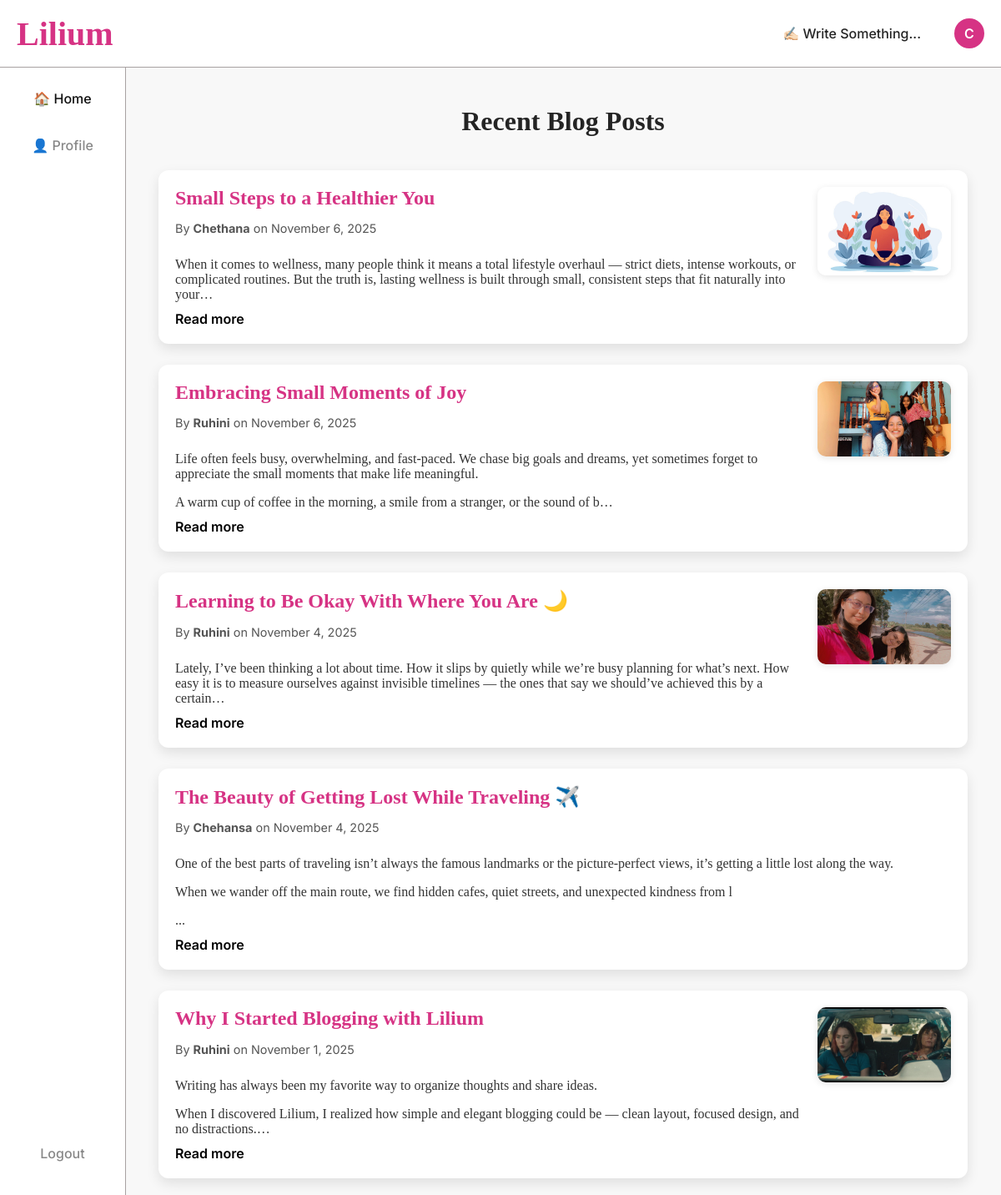
Page /dashboard.php (signed in) on the committed database.
### tables this page shows
CREATE TABLE `blogpost` (
  `id` int(11) NOT NULL,
  `user_id` int(11) NOT NULL,
  `title` varchar(255) NOT NULL,
  `content` text NOT NULL,
  `created_at` datetime DEFAULT current_timestamp(),
  `updated_at` datetime DEFAULT current_timestamp() ON UPDATE current_timestamp()
);

CREATE TABLE `user` (
  `id` int(11) NOT NULL,
  `username` varchar(50) NOT NULL,
  `email` varchar(150) NOT NULL,
  `password` varchar(255) NOT NULL,
  `role` enum('user','admin') NOT NULL DEFAULT 'user',
  `bio` text DEFAULT NULL,
  `remember_token` varchar(64) DEFAULT NULL
);

### Parsedown.php (called while the page is built, shortened)
<?php
class Parsedown
{
    function text($text)
    {
        $Elements = $this->textElements($text);
        $markup = $this->elements($Elements);
        $markup = trim($markup, "\n");
        return $markup;
    }
    protected function textElements($text)
    {
        $text = str_replace(array("\r\n", "\r"), "\n", $text);
        $text = trim($text, "\n");
        $lines = explode("\n", $text);
        return $this->linesElements($lines);
    }
    protected $breaksEnabled;
    protected $safeMode;
    protected $unmarkedBlockTypes = array(
        'Code',
    );
    protected function linesElements(array $lines)
    {
        $Elements = array();
        $CurrentBlock = null;
        foreach ($lines as $line)
        {
            if (chop($line) === '')
            {
                if (isset($CurrentBlock))
                {
                    $CurrentBlock['interrupted'] = (isset($CurrentBlock['interrupted'])
                        ? $CurrentBlock['interrupted'] + 1 : 1
                    );
                }
                continue;
            }
            $indent = strspn($line, ' ');
            $text = $indent > 0 ? substr($line, $indent) : $line;
            $Line = array('body' => $line, 'indent' => $indent, 'text' => $text);
            $marker = $text[0];
            $blockTypes = $this->unmarkedBlockTypes;
            foreach ($blockTypes as $blockType)
            {
                $Block = $this->{"block$blockType"}($Line, $CurrentBlock);
            }
            if (isset($CurrentBlock) and $CurrentBlock['type'] === 'Paragraph')
            {
                $Block = $this->paragraphContinue($Line, $CurrentBlock);
            }
            if (isset($Block))
            {
                $CurrentBlock = $Block;
            }
            else
            {
                if (isset($CurrentBlock))
                {
                    $Elements[] = $this->extractElement($CurrentBlock);
                }
                $CurrentBlock = $this->paragraph($Line);
                $CurrentBlock['identified'] = true;
            }
        }
        if (isset($CurrentBlock))
        {
            $Elements[] = $this->extractElement($CurrentBlock);
        }
        return $Elements;
    }
    protected function extractElement(array $Component)
    {
        return $Component['element'];
    }
    protected function paragraph($Line)
    {
        return array(
            'type' => 'Paragraph',
            'element' => array(
                'name' => 'p',
                'handler' => array(
                    'function' => 'lineElements',
                    'argument' => $Line['text'],
                    'destination' => 'elements',
                ),
            ),
        );
    }
    protected function paragraphContinue($Line, array $Block)
    {
        if (isset($Block['interrupted']))
        {
            return;
        }
        $Block['element']['handler']['argument'] .= "\n".$Line['text'];
        return $Block;
    }
    protected function lineElements($text, $nonNestables = array())
    {
        $text = str_replace(array("\r\n", "\r"), "\n", $text);
        $Elements = array();
        $InlineText = $this->inlineText($text);
        $Elements[] = $InlineText['element'];
        foreach ($Elements as &$Element)
        {
            if ( ! isset($Element['autobreak']))
            {
                $Element['autobreak'] = false;
            }
        }
        return $Elements;
    }
    protected function inlineText($text)
    {
        $Inline = array(
            'extent' => strlen($text),
            'element' => array(),
        );
        $Inline['element']['elements'] = self::pregReplaceElements(
            $this->breaksEnabled ? '/[ ]*+\n/' : '/(?:[ ]*+\\\\|[ ]{2,}+)\n/',
            array(
                array('name' => 'br'),
                array('text' => "\n"),
            ),
            $text
        );
        return $Inline;
    }
    protected function handle(array $Element)
    {
        if (isset($Element['handler']))
        {
            if (!isset($Element['nonNestables']))
            {
                $Element['nonNestables'] = array();
            }
            if (is_string($Element['handler']))
            {
                $function = $Element['handler'];
                $argument = $Element['text'];
                unset($Element['text']);
                $destination = 'rawHtml';
            }
            else
            {
                $function = $Element['handler']['function'];
                $argument = $Element['handler']['argument'];
                $destination = $Element['handler']['destination'];
            }
            $Element[$destination] = $this->{$function}($argument, $Element['nonNestables']);
            unset($Element['handler']);
        }
        return $Element;
    }
    protected function element(array $Element)
    {
        $Element = $this->handle($Element);
        $hasName = isset($Element['name']);
        $markup = '';
        if ($hasName)
        {
            $markup .= '<' . $Element['name'];
        }
        $permitRawHtml = false;
        if (isset($Element['text']))
        {
            $text = $Element['text'];
        }
        elseif (isset($Element['rawHtml']))
        {
            $text = $Element['rawHtml'];
            $allowRawHtmlInSafeMode = isset($Element['allowRawHtmlInSafeMode']) && $Element['allowRawHtmlInSafeMode'];
            $permitRawHtml = !$this->safeMode || $allowRawHtmlInSafeMode;
        }
        $hasContent = isset($text) || isset($Element['element']) || isset($Element['elements']);
        if ($hasContent)
        {
            $markup .= $hasName ? '>' : '';
            if (isset($Element['elements']))
            {
                $markup .= $this->elements($Element['elements']);
            }
            elseif (isset($Element['element']))
            {
                $markup .= $this->element($Element['element']);
            }
            else
            {
                if (!$permitRawHtml)
                {
                    $markup .= self::escape($text, true);
                }
                else
                {
                    $markup .= $text;
                }
            }
            $markup .= $hasName ? '</' . $Element['name'] . '>' : '';
        }
        elseif ($hasName)
        {
            $markup .= ' />';
        }
        return $markup;
    }
    protected function elements(array $Elements)
    {
        $markup = '';
        $autoBreak = true;
        foreach ($Elements as $Element)
        {
            $autoBreakNext = (isset($Element['autobreak'])
                ? $Element['autobreak'] : isset($Element['name'])
            );
            $autoBreak = !$autoBreak ? $autoBreak : $autoBreakNext;
            $markup .= ($autoBreak ? "\n" : '') . $this->element($Element);
            $autoBreak = $autoBreakNext;
        }
        $markup .= $autoBreak ? "\n" : '';
        return $markup;
    }
    protected static function pregReplaceElements($regexp, $Elements, $text)
    {
        $newElements = array();
        $newElements[] = array('text' => $text);
        return $newElements;
    }
    protected static function escape($text, $allowQuotes = false)
    {
        return htmlspecialchars($text, $allowQuotes ? ENT_NOQUOTES : ENT_QUOTES, 'UTF-8');
    }
}

### dashboard.php (the view, shortened to what this page needs)
<?php
require 'config.php';
require 'Parsedown.php';
$Parsedown = new Parsedown();
$username = $_SESSION['username'] ?? 'User';
$stmt = $pdo->prepare("
    SELECT b.id, b.title, b.content, b.created_at, u.username
    FROM blogpost b
    JOIN user u ON b.user_id = u.id
    ORDER BY b.created_at DESC
");
$stmt->execute();
$blogs = $stmt->fetchAll(PDO::FETCH_ASSOC);
function extractFirstImage($content) {
    if (preg_match('/!\[.*?\]\((.*?)\)/', $content, $matches)) {
        return $matches[1];
    }
    return null;
}
function removeImagesFromMarkdown($content) {
    return preg_replace('/!\[.*?\]\(.*?\)/', '', $content);
}
?>
<!DOCTYPE html>
<html lang="en">
<head>
<link rel="stylesheet" href="dashboard.css">
<link href="https://api.fontshare.com/v2/css?f[]=noe-display@700&display=swap" rel="stylesheet">
</head>
<body>
<aside class="sidebar">
  <nav class="sidebar-nav">
    <a href="dashboard.php" class="active">🏠 Home</a>
    <a href="profile.php">👤 Profile</a>
  </nav>
  <a href="logout.php" class="sidebar-logout">Logout</a>
</aside>
<header class="topbar">
  <div class="logo">Lilium</div>
  <nav class="top-nav">
    <a href="create_blog.php" class="write-link">✍🏻 Write Something...</a>
    <a href="profile.php" class="profile-circle" title="<?= htmlspecialchars($username) ?>">
      <?= strtoupper(substr($username, 0, 1)) ?>
    </a>
  </nav>
</header>
<main class="dashboard-container">
  <h2>Recent Blog Posts</h2>
  <?php if (empty($blogs)): ?>
      <p class="no-posts">No blog posts yet. Be the first to write one!</p>
  <?php else: ?>
      <div class="blog-list">
        <?php foreach ($blogs as $blog):
            $imageUrl = extractFirstImage($blog['content']);
            $cleanContent = removeImagesFromMarkdown($blog['content']);
        ?>
          <article class="blog-card" onclick="window.location='view_blog.php?id=<?= $blog['id'] ?>'">
            <div class="blog-content-left">
              <h3><?= htmlspecialchars($blog['title']) ?></h3>
              <p class="meta">
                By <strong><?= htmlspecialchars($blog['username']); ?></strong>
                on <?= date('F j, Y', strtotime($blog['created_at'])); ?>
              </p>
              <div class="preview blog-content">
                <?= $Parsedown->text(substr($cleanContent, 0, 250)) ?>...
              </div>
              <a href="view_blog.php?id=<?= $blog['id']; ?>" class="read-more">Read more</a>
            </div>
            <?php if ($imageUrl): ?>
              <div class="blog-thumbnail">
                <img src="<?= htmlspecialchars($imageUrl) ?>" alt="Thumbnail">
              </div>
            <?php endif; ?>
          </article>
        <?php endforeach; ?>
      </div>
  <?php endif; ?>
</main>
</body>
</html>

### dashboard.css (style rules this page uses)
body { margin: 0; font-family: 'Inter', 'Helvetica Neue', Helvetica, Arial, sans-serif; background-color: #f8f8f8; color: #242424; min-height: 100vh; padding-top: 80px; }
.sidebar { width: 150px; position: fixed; top: 0; bottom: 0; left: 0; background-color: #fff; border-right: 1px solid #a8a2a2; display: flex; flex-direction: column; justify-content: space-between; align-items: center; padding: 100px 0 30px; z-index: 100; }
.sidebar-nav { display: flex; flex-direction: column; gap: 20px; width: 100%; }
.sidebar-nav a { color: #888; text-decoration: none; font-weight: 500; text-align: center; padding: 8px 0; transition: color 0.2s; }
.sidebar-nav a.active, .sidebar-nav a:hover { color: #111; }
.sidebar-logout { color: #888; font-weight: 500; text-decoration: none; margin-bottom: 10px; transition: color 0.3s; }
.topbar { position: fixed; top: 0; left: 0; right: 0; height: 80px; padding: 0 20px; display: flex; justify-content: space-between; align-items: center; background-color: #fff; border-bottom: 1px solid #a8a2a2; z-index: 200; }
.logo { font-size: 2.5rem; font-family: 'Noe Display', serif; font-weight: 700; color: #d63384; }
.top-nav { display: flex; align-items: center; gap: 1.5rem; }
.write-link { text-decoration: none; padding: 0.5rem 1rem; border-radius: 25px; font-weight: 500; color: #242424; transition: background 0.2s, color 0.2s; }
.profile-circle { display: flex; align-items: center; justify-content: center; width: 36px; height: 36px; border-radius: 50%; background-color: #d63384; color: #fff; font-weight: 600; font-size: 1rem; text-decoration: none; transition: background 0.2s ease; }
.dashboard-container { margin-left: 150px; padding: 20px 40px; }
.dashboard-container h2 { font-family: 'Noe Display', serif; font-size: 32px; text-align: center; margin-bottom: 40px; }
.blog-list { display: flex; flex-direction: column; gap: 25px; }
.blog-card { display: flex; align-items: flex-start; justify-content: space-between; gap: 20px; background-color: #fff; border-radius: 12px; box-shadow: 0 6px 15px rgba(0,0,0,0.1); padding: 20px; transition: transform 0.2s, box-shadow 0.2s; cursor: pointer; }
.blog-content-left { flex: 1; }
.blog-content-left h3 { margin: 0 0 8px; color: #d63384; font-family: 'Noe Display', serif; font-size: 1.5rem; }
.blog-content-left .meta { font-size: 0.9rem; color: #555; margin-bottom: 10px; }
.preview.blog-content { font-family: 'Charter', Georgia, Cambria, 'Times New Roman', serif; font-size: 1rem; color: #333; margin-bottom: 10px; display: -webkit-box; line-clamp: 3; -webkit-line-clamp: 3; -webkit-box-orient: vertical; overflow: hidden; }
.read-more { text-decoration: none; font-weight: 600; color: #000; transition: color 0.2s; }
.blog-thumbnail { width: 160px; flex-shrink: 0; }
.blog-thumbnail img { width: 100%; height: 100%; object-fit: cover; border-radius: 10px; box-shadow: 0 2px 8px rgba(0,0,0,0.1); transition: transform 0.3s ease; }

### rows in the picture
blogpost: title "Small Steps to a Healthier You", user.username "Chethana", created_at "November 6, 2025", content "When it comes to wellness, many people think it means a total lifestyle overhaul — strict diets, intense workouts, or complicated routines. But the truth is, lasting wellness is built through small, consistent steps that fit naturally into your", shows a picture
blogpost: title "Embracing Small Moments of Joy", user.username "Ruhini", created_at "November 6, 2025", content "Life often feels busy, overwhelming, and fast-paced. We chase big goals and dreams, yet sometimes forget to appreciate the small moments that make life meaningful. A warm cup of coffee in the morning, a smile from a stranger, or the sound of b", shows a picture
blogpost: title "Learning to Be Okay With Where You Are 🌙", user.username "Ruhini", created_at "November 4, 2025", content "Lately, I’ve been thinking a lot about time. How it slips by quietly while we’re busy planning for what’s next. How easy it is to measure ourselves against invisible timelines — the ones that say we should’ve achieved this by a certain", shows a picture
blogpost: title "The Beauty of Getting Lost While Traveling ✈️", user.username "Chehansa", created_at "November 4, 2025", content "One of the best parts of traveling isn’t always the famous landmarks or the picture-perfect views, it’s getting a little lost along the way. When we wander off the main route, we find hidden cafes, quiet streets, and unexpected kindness from l"
blogpost: title "Why I Started Blogging with Lilium", user.username "Ruhini", created_at "November 1, 2025", content "Writing has always been my favorite way to organize thoughts and share ideas. When I discovered Lilium, I realized how simple and elegant blogging could be — clean layout, focused design, and no distractions.", shows a picture

### other values in the picture
substr($username, 0, 1) "C"
